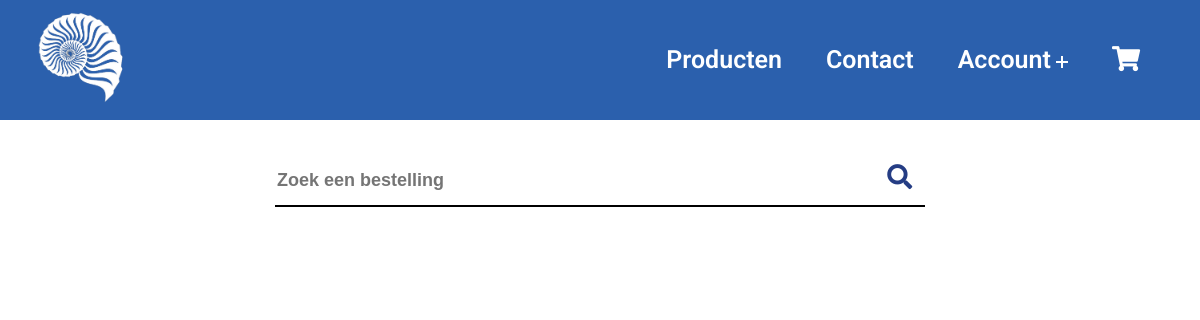
Before: /orders.php (signed in) with the older database file.
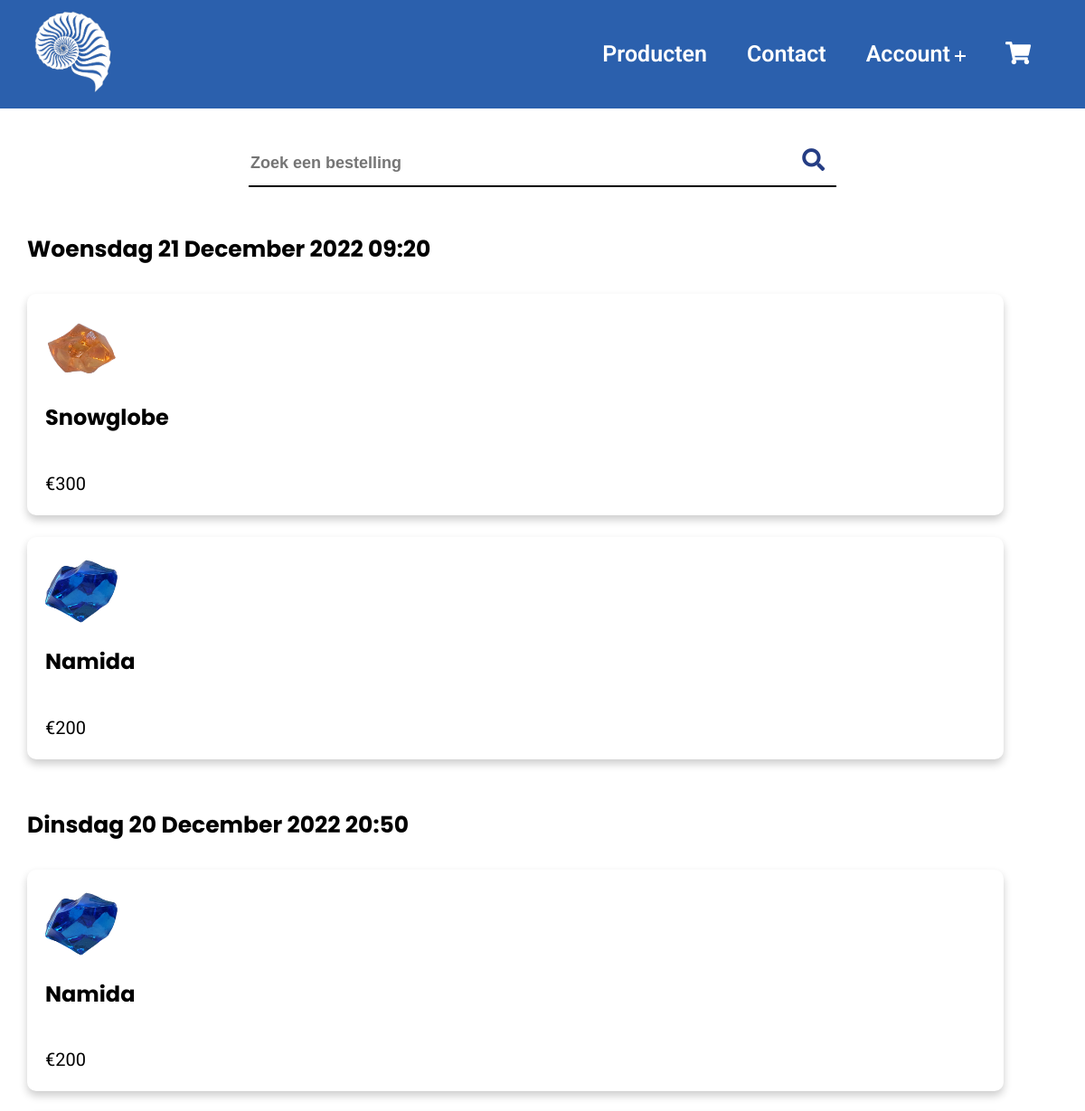
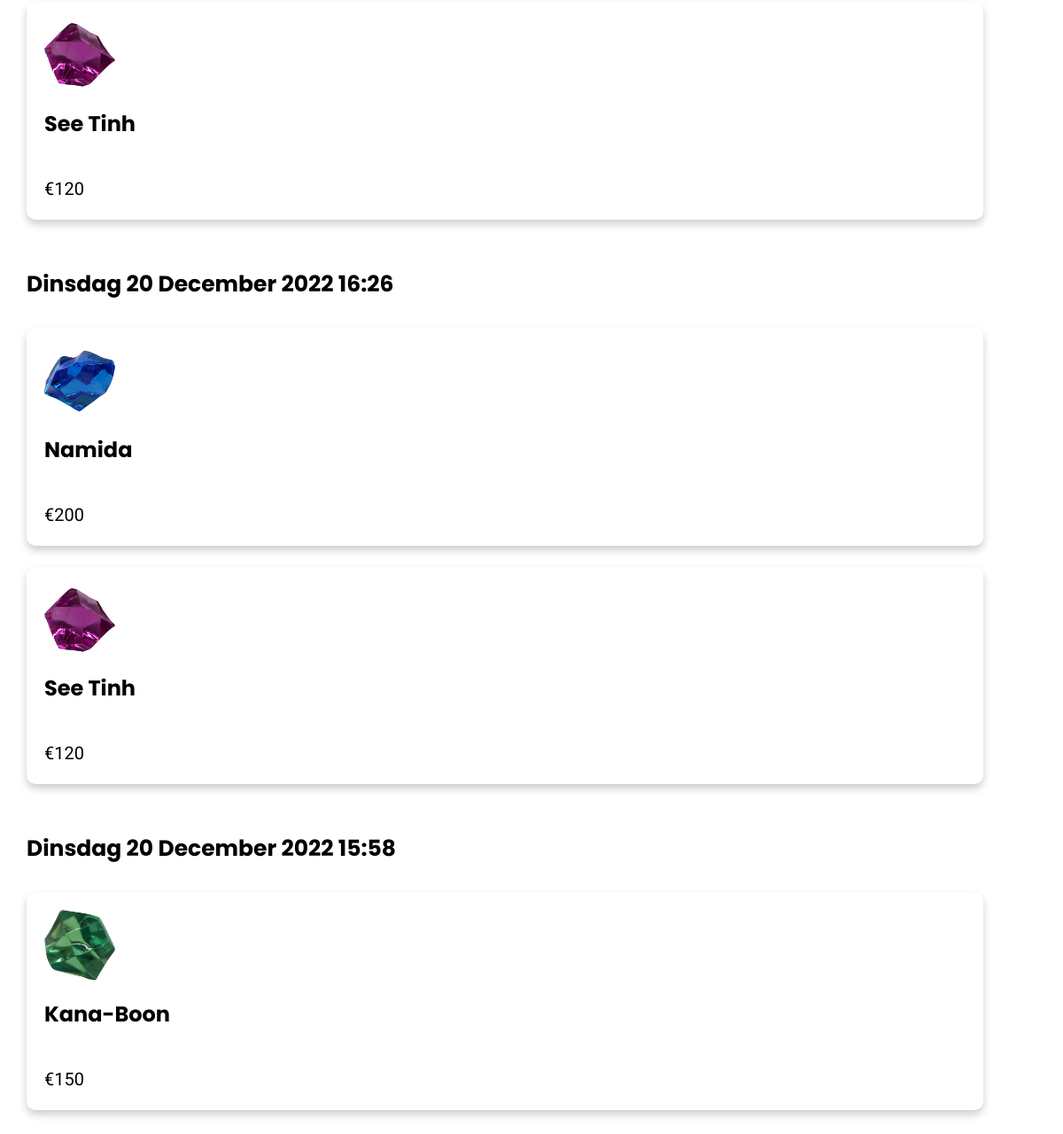
After: the same page with the newer database file (2 pictures, top to bottom).
### tables this page shows
CREATE TABLE `orders` (
  `orders_id` int(11) NOT NULL,
  `user_id` int(11) DEFAULT NULL,
  `orders_timestamp` varchar(255) NOT NULL,
  `orders_processed` int(1) NOT NULL DEFAULT 0
);

CREATE TABLE `order_product` (
  `order_product_id` int(11) NOT NULL,
  `orders_id` int(11) NOT NULL,
  `product_id` int(11) NOT NULL,
  `order_product_quantity` int(11) NOT NULL
);

CREATE TABLE `product_image` (
  `image_id` int(11) NOT NULL,
  `image_name` varchar(250) NOT NULL,
  `product_id` int(11) NOT NULL
);

CREATE TABLE `product` (
  `product_id` int(11) NOT NULL,
  `product_name` varchar(50) NOT NULL,
  `product_price` int(11) NOT NULL,
  `product_category` int(11) NOT NULL,
  `product_description` longtext NOT NULL,
  `product_quantity` int(11) DEFAULT NULL,
  `product_availability` varchar(5) NOT NULL DEFAULT 'true'
);

### classes/dbh.php (called while the page is built)
<?php
class dbh
{
    public function connection()
    {
        try {
            $username = "root";
            $password = "";
            $pdo = new PDO('mysql:host=localhost;dbname=fas', $username, $password);
            return $pdo;
        } catch (PDOException $e) {
            print "Error!:" . $e->getMessage() . "<br/>";
            die();
        }
    }
}

### orders.php (the view, shortened to what this page needs)
<?php
include 'incs/header.php';
include 'classes/dbh.php';
$dbh = new Dbh();
?>
<body>
    <?php
    include 'incs/navBar.php';
    ?>
    <form class="search-bar" methode="post" action="">
        <input id="searchOrder" class="input-search" type="text" name="searchOrder" placeholder="Zoek een bestelling">
        <button type="submit" name="submit-search"><i class="fas fa-search"></i></button>
    </form>
    <div id="all-orders">
        <?php
        $stmtCategory = $dbh->connection()->prepare("SELECT * FROM orders where user_id = $userId ORDER BY orders_timestamp DESC");
        $stmtCategory->execute();
        $resultCategory = $stmtCategory->fetchAll();
        foreach ($resultCategory as $category) {
            $orderTimestamp = date("d-m-Y H:i", strtotime($category['orders_timestamp']));
            $orderTimestamp = date("l j F Y H:i", strtotime($orderTimestamp));
            $orderTimestamp = str_replace("January", "Januari", $orderTimestamp);
            $orderTimestamp = str_replace("February", "Februari", $orderTimestamp);
            $orderTimestamp = str_replace("March", "Maart", $orderTimestamp);
            $orderTimestamp = str_replace("April", "April", $orderTimestamp);
            $orderTimestamp = str_replace("May", "Mei", $orderTimestamp);
            $orderTimestamp = str_replace("June", "Juni", $orderTimestamp);
            $orderTimestamp = str_replace("July", "Juli", $orderTimestamp);
            $orderTimestamp = str_replace("August", "Augustus", $orderTimestamp);
            $orderTimestamp = str_replace("September", "September", $orderTimestamp);
            $orderTimestamp = str_replace("October", "Oktober", $orderTimestamp);
            $orderTimestamp = str_replace("November", "November", $orderTimestamp);
            $orderTimestamp = str_replace("December", "December", $orderTimestamp);
            $orderTimestamp = str_replace("Monday", "Maandag", $orderTimestamp);
            $orderTimestamp = str_replace("Tuesday", "Dinsdag", $orderTimestamp);
            $orderTimestamp = str_replace("Wednesday", "Woensdag", $orderTimestamp);
            $orderTimestamp = str_replace("Thursday", "Donderdag", $orderTimestamp);
            $orderTimestamp = str_replace("Friday", "Vrijdag", $orderTimestamp);
            $orderTimestamp = str_replace("Saturday", "Zaterdag", $orderTimestamp);
            $orderTimestamp = str_replace("Sunday", "Zondag", $orderTimestamp);
            echo "<div class=\"products-wrapper-category\">";
            echo "
        <h2 class=\"category-title\"> $orderTimestamp</h2>
        ";
            $stmt = $dbh->connection()->prepare("SELECT * FROM order_product INNER JOIN product ON product.product_id = order_product.product_id INNER JOIN product_image ON product_image.product_id = product.product_id INNER JOIN orders ON orders.orders_id = order_product.orders_id WHERE orders.orders_id = $category[orders_id] and orders.user_id = $userId ORDER BY orders.orders_timestamp;");
            $stmt->execute();
            $result = $stmt->fetchAll();
            foreach ($result as $product) {
                echo "
        <div class=\"user-card\" onclick=\"window.location.href='viewOrder.php?id=$category[orders_id]';\" >
        <img src=\"imgs/$product[image_name]\" alt=\"product image\">
        <h2>$product[product_name]</h2>
        <p style=\"font-size:20px\">€$product[product_price]</p>
        </div>
        <br>
        ";
            }
            echo "</div>";
        }
        ?>
    </div>
    <?php
    include 'incs/footer.php';
    ?>

Changed rows visible on the page:
added orders: orders_timestamp "Woensdag 21 December 2022 09:20"
added order_product: product_image.image_name (picture), product.product_name "Snowglobe", product.product_price "300", shown under "Woensdag 21 December 2022 09:20"
added order_product: product_image.image_name (picture), product.product_name "Namida", product.product_price "200", shown under "Woensdag 21 December 2022 09:20"
added orders: orders_timestamp "Dinsdag 20 December 2022 20:50"
added order_product: product_image.image_name (picture), product.product_name "Namida", product.product_price "200", shown under "Dinsdag 20 December 2022 20:50"
added order_product: product_image.image_name (picture), product.product_name "See Tinh", product.product_price "120", shown under "Dinsdag 20 December 2022 20:50"
added orders: orders_timestamp "Dinsdag 20 December 2022 16:26"
added order_product: product_image.image_name (picture), product.product_name "Namida", product.product_price "200", shown under "Dinsdag 20 December 2022 16:26"
added order_product: product_image.image_name (picture), product.product_name "See Tinh", product.product_price "120", shown under "Dinsdag 20 December 2022 16:26"
added orders: orders_timestamp "Dinsdag 20 December 2022 15:58"
added order_product: product_image.image_name (picture), product.product_name "Kana-Boon", product.product_price "150", shown under "Dinsdag 20 December 2022 15:58"
